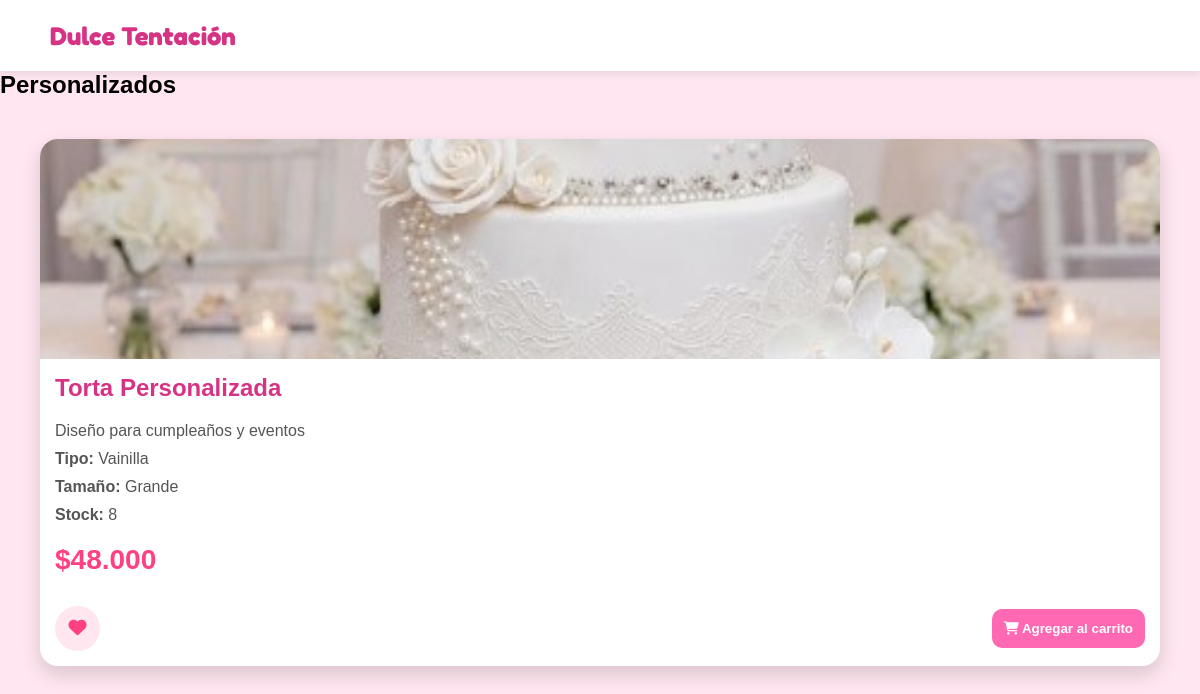
The app's page /productos.php?categoria=2 with its own data.
### tables this page shows
CREATE TABLE `productos` (
  `id_producto` int(11) NOT NULL,
  `nombre_producto` varchar(100) NOT NULL,
  `descripcion` text DEFAULT NULL,
  `tipo_ponque` varchar(50) DEFAULT NULL,
  `stock` int(11) NOT NULL,
  `imagen` varchar(255) DEFAULT NULL,
  `id_categoria` int(11) DEFAULT NULL,
  `id_tamano` int(11) DEFAULT NULL
);

CREATE TABLE `tamanos` (
  `id_tamano` int(11) NOT NULL,
  `nombre_tamano` varchar(50) NOT NULL
);

CREATE TABLE `precios` (
  `id_precio` int(11) NOT NULL,
  `id_producto` int(11) NOT NULL,
  `precio` decimal(10,2) NOT NULL
);

### productos.php (the view, shortened to what this page needs)
<?php
include("conexion.php");
$idCategoria = $_GET['categoria'] ?? 1;
$sql = "SELECT
            p.id_producto,
            p.nombre_producto,
            p.tipo_ponque,
            p.descripcion,
            p.stock,
            p.imagen,
            c.nombre_categoria,
            t.nombre_tamano,
            pr.precio
        FROM productos p
        INNER JOIN categorias c
            ON p.id_categoria = c.id_categoria
        INNER JOIN tamanos t
            ON p.id_tamano = t.id_tamano
        INNER JOIN precios pr
            ON p.id_producto = pr.id_producto
        WHERE p.id_categoria = ?";
$stmt = mysqli_prepare($conexion, $sql);
mysqli_stmt_bind_param($stmt, "i", $idCategoria);
mysqli_stmt_execute($stmt);
$resultado = mysqli_stmt_get_result($stmt);
$titulos = [
    1 => "Pastelería",
    2 => "Personalizados",
    3 => "Minis",
    4 => "Antojitos"
];
$titulo = $titulos[$idCategoria] ?? "Productos";
?>
<!DOCTYPE html>
<html lang="es">
<head>
    <link rel="stylesheet" href="css/estilo.css">
    <link rel="stylesheet" href="https://cdnjs.cloudflare.com/ajax/libs/font-awesome/6.5.1/css/all.min.css">
</head>
<body>
<header>
    <h1>Dulce Tentación</h1>
</header>
<main>
    <h2><?= htmlspecialchars($titulo) ?></h2>
    <div class="contenedor-productos">
    <?php
    if(mysqli_num_rows($resultado) > 0){
        while($producto = mysqli_fetch_assoc($resultado)){
    ?>
        <div class="producto">
            <img src="img/img2/<?= htmlspecialchars($producto['imagen']); ?>" alt="<?= htmlspecialchars($producto['nombre_producto']); ?>">
            <h3><?= $producto['nombre_producto']; ?></h3>
            <p><?= $producto['descripcion']; ?></p>
            <p><strong>Tipo:</strong> <?= $producto['tipo_ponque']; ?></p>
            <p><strong>Tamaño:</strong> <?= $producto['nombre_tamano']; ?></p>
            <p><strong>Stock:</strong> <?= $producto['stock']; ?></p>
            <h3>$<?= number_format($producto['precio'],0,',','.'); ?></h3>
            <div class="acciones">
                <form action="favoritos/agregar_favorito.php" method="POST">
                <button type="submit" class="favorito">
                    <i class="fa-solid fa-heart"></i>
                </button>
                </form>
                <form action="carrito/agregar.php" method="POST">
                    <button type="submit" class="carrito">
                        <i class="fa-solid fa-cart-shopping"></i>
                        Agregar al carrito
                    </button>
                </form>
            </div>
        </div>
    <?php
        }
    }else{
        echo "<h2>No hay productos registrados en esta categoría.</h2>";
    }
    ?>
    </div>
</main>
</body>
</html>

### css/estilo.css (style rules this page uses)
* { margin:0; padding:0; box-sizing: border-box; font-family: Arial, Helvetica, sans-serif; }
body { background: #ffe6f0; position: relative; overflow-x: hidden; }
header { display: flex; justify-content: space-between; align-items: center; padding: 20px 50px; background: white; box-shadow: 0 2px 10px rgba(0, 0, 0, 0.1); }
header h1 { font-family: 'Fredoka', sans-serif; font-size: 1.6rem; font-weight: 700; color: #d63384; text-decoration: none; }
.contenedor-productos { display: grid; grid-template-columns: repeat(auto-fit, minmax(280px,1fr)); gap: 30px; padding: 40px; }
.producto { background: #fff; border-radius: 18px; overflow: hidden; box-shadow: 0 8px 20px rgba(0,0,0,.15); transition: .3s; display: flex; flex-direction: column; }
.producto img { width:100%; height:220px; object-fit:cover; }
.producto h3 { margin:15px; color:#d63384; font-size:24px; }
.producto p { margin:5px 15px; color:#555; }
.producto h2, .producto h3:last-of-type { color:#ff4081; margin:15px; font-size:28px; }
.acciones { display:flex; justify-content:space-between; align-items:center; padding:15px; margin-top:auto; }
.favorito { width:45px; height:45px; border:none; border-radius:50%; background:#ffe6ef; color:#ff4081; cursor:pointer; font-size:18px; transition:.3s; }
.carrito { flex:1; margin-left:10px; border:none; padding:12px; border-radius:10px; background:#ff69b4; color:white; font-weight:bold; cursor:pointer; transition:.3s; }

### records on screen
productos: imagen (picture), nombre_producto "Torta Personalizada", descripcion "Diseño para cumpleaños y eventos", tipo_ponque "Vainilla", id_tamano.nombre_tamano "Grande", stock "8", precios.precio "48.000"

### other values on screen
$titulo "Personalizados"
